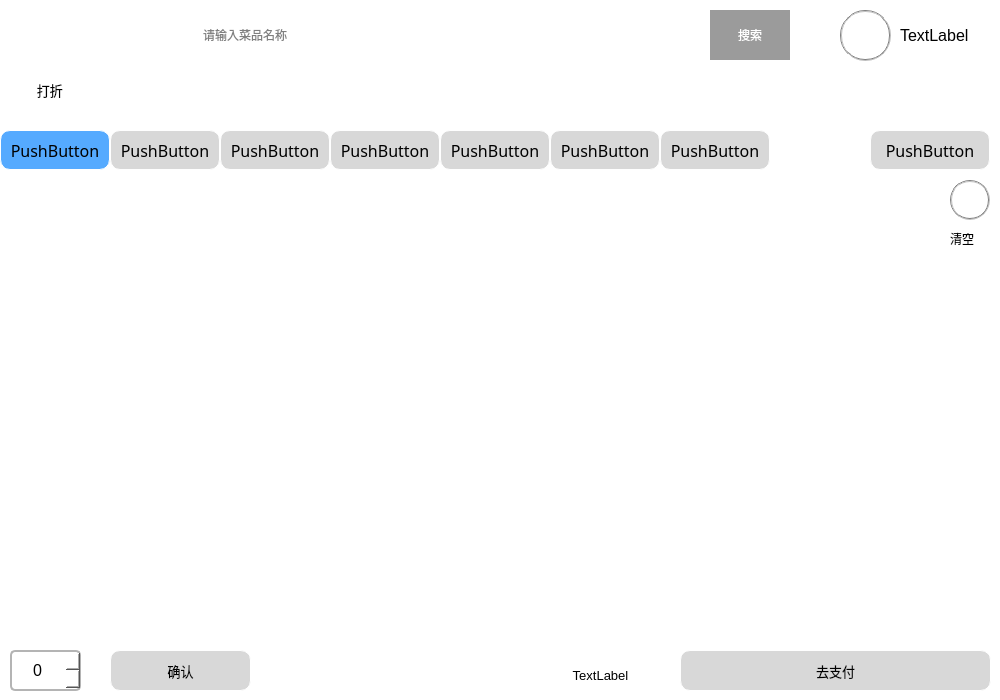
<?xml version="1.0" encoding="UTF-8"?>
<ui version="4.0">
 <class>order</class>
 <widget class="QWidget" name="order">
  <property name="geometry">
   <rect>
    <x>0</x>
    <y>0</y>
    <width>1000</width>
    <height>700</height>
   </rect>
  </property>
  <property name="mouseTracking">
   <bool>true</bool>
  </property>
  <property name="windowTitle">
   <string>Form</string>
  </property>
  <property name="styleSheet">
   <string notr="true">background-color: rgb(255, 255, 255);</string>
  </property>
  <widget class="QListView" name="listView">
   <property name="geometry">
    <rect>
     <x>0</x>
     <y>180</y>
     <width>1000</width>
     <height>451</height>
    </rect>
   </property>
   <property name="styleSheet">
    <string notr="true">border:none;</string>
   </property>
   <property name="selectionMode">
    <enum>QAbstractItemView::SingleSelection</enum>
   </property>
  </widget>
  <widget class="QPushButton" name="allBtn">
   <property name="geometry">
    <rect>
     <x>0</x>
     <y>130</y>
     <width>110</width>
     <height>40</height>
    </rect>
   </property>
   <property name="font">
    <font>
     <family>新宋体</family>
     <pointsize>12</pointsize>
    </font>
   </property>
   <property name="styleSheet">
    <string notr="true">QPushButton:checked
{
	background-color: rgb(85, 170, 255);
	
}
QPushButton{
background-color: rgb(216, 216, 216);
border: 1px solid rgb(255,255,255);
border-radius:10px;

}

</string>
   </property>
   <property name="text">
    <string>PushButton</string>
   </property>
   <property name="checkable">
    <bool>true</bool>
   </property>
   <property name="checked">
    <bool>true</bool>
   </property>
  </widget>
  <widget class="QPushButton" name="riceBtn">
   <property name="geometry">
    <rect>
     <x>110</x>
     <y>130</y>
     <width>110</width>
     <height>40</height>
    </rect>
   </property>
   <property name="font">
    <font>
     <family>新宋体</family>
     <pointsize>12</pointsize>
    </font>
   </property>
   <property name="styleSheet">
    <string notr="true">QPushButton:checked
{
	background-color: rgb(85, 170, 255);
}
QPushButton{
background-color: rgb(216, 216, 216);
border: 1px solid rgb(255,255,255);
border-radius:10px;
}

</string>
   </property>
   <property name="text">
    <string>PushButton</string>
   </property>
   <property name="checkable">
    <bool>true</bool>
   </property>
  </widget>
  <widget class="QPushButton" name="noodleBtn">
   <property name="geometry">
    <rect>
     <x>220</x>
     <y>130</y>
     <width>110</width>
     <height>40</height>
    </rect>
   </property>
   <property name="font">
    <font>
     <family>新宋体</family>
     <pointsize>12</pointsize>
    </font>
   </property>
   <property name="styleSheet">
    <string notr="true">QPushButton:checked
{
	background-color: rgb(85, 170, 255);
}
QPushButton{
background-color: rgb(216, 216, 216);
border: 1px solid rgb(255,255,255);
border-radius:10px;
}

</string>
   </property>
   <property name="text">
    <string>PushButton</string>
   </property>
   <property name="checkable">
    <bool>true</bool>
   </property>
  </widget>
  <widget class="QPushButton" name="soupBtn">
   <property name="geometry">
    <rect>
     <x>330</x>
     <y>130</y>
     <width>110</width>
     <height>40</height>
    </rect>
   </property>
   <property name="font">
    <font>
     <family>新宋体</family>
     <pointsize>12</pointsize>
    </font>
   </property>
   <property name="styleSheet">
    <string notr="true">QPushButton:checked
{
	background-color: rgb(85, 170, 255);
}
QPushButton{
background-color: rgb(216, 216, 216);
border: 1px solid rgb(255,255,255);
border-radius:10px;
}

</string>
   </property>
   <property name="text">
    <string>PushButton</string>
   </property>
   <property name="checkable">
    <bool>true</bool>
   </property>
   <property name="checked">
    <bool>false</bool>
   </property>
  </widget>
  <widget class="QLabel" name="orderLogo">
   <property name="geometry">
    <rect>
     <x>0</x>
     <y>0</y>
     <width>200</width>
     <height>70</height>
    </rect>
   </property>
   <property name="styleSheet">
    <string notr="true">background-image: url(:/new/Pic_/Picture/Logo_Signin.png);</string>
   </property>
   <property name="text">
    <string/>
   </property>
  </widget>
  <widget class="QLineEdit" name="searchEdit">
   <property name="geometry">
    <rect>
     <x>200</x>
     <y>0</y>
     <width>500</width>
     <height>70</height>
    </rect>
   </property>
   <property name="accessibleName">
    <string/>
   </property>
   <property name="styleSheet">
    <string notr="true">border:1px solid rgb(255, 255, 255);
background-color: rgba(255, 255, 255, 155);
font: 12pt &quot;宋体&quot; ;</string>
   </property>
   <property name="inputMask">
    <string/>
   </property>
   <property name="text">
    <string/>
   </property>
   <property name="placeholderText">
    <string>请输入菜品名称</string>
   </property>
  </widget>
  <widget class="QPushButton" name="searchBtn">
   <property name="geometry">
    <rect>
     <x>700</x>
     <y>0</y>
     <width>100</width>
     <height>70</height>
    </rect>
   </property>
   <property name="cursor">
    <cursorShape>PointingHandCursor</cursorShape>
   </property>
   <property name="styleSheet">
    <string notr="true">border:10px solid rgb(255, 255, 255);
background-color: rgb(155, 155, 155);
font: 12pt &quot;宋体&quot; ;
color: rgb(255, 255, 255);
</string>
   </property>
   <property name="text">
    <string>搜索</string>
   </property>
  </widget>
  <widget class="QPushButton" name="checkBtn">
   <property name="geometry">
    <rect>
     <x>680</x>
     <y>650</y>
     <width>311</width>
     <height>41</height>
    </rect>
   </property>
   <property name="font">
    <font>
     <family>Arial</family>
     <pointsize>10</pointsize>
    </font>
   </property>
   <property name="styleSheet">
    <string notr="true">QPushButton:hover
{
	background-color: rgba(255, 180, 126, 155);
}
QPushButton{
background-color: rgb(216, 216, 216);
border: 1px solid rgb(255,255,255);
border-radius:10px;
}</string>
   </property>
   <property name="text">
    <string>去支付</string>
   </property>
  </widget>
  <widget class="QSpinBox" name="spinNum">
   <property name="geometry">
    <rect>
     <x>10</x>
     <y>650</y>
     <width>71</width>
     <height>41</height>
    </rect>
   </property>
   <property name="font">
    <font>
     <family>Arial</family>
     <pointsize>12</pointsize>
    </font>
   </property>
   <property name="styleSheet">
    <string notr="true">border:2px solid rgb(180, 180, 180);
border-radius:5px;</string>
   </property>
   <property name="alignment">
    <set>Qt::AlignCenter</set>
   </property>
  </widget>
  <widget class="QPushButton" name="verifyBtn">
   <property name="geometry">
    <rect>
     <x>110</x>
     <y>650</y>
     <width>141</width>
     <height>41</height>
    </rect>
   </property>
   <property name="font">
    <font>
     <family>Arial</family>
     <pointsize>10</pointsize>
    </font>
   </property>
   <property name="styleSheet">
    <string notr="true">QPushButton:hover
{
	background-color: rgb(85, 170, 255);
}
QPushButton{
background-color: rgb(216, 216, 216);
border: 1px solid rgb(255,255,255);
border-radius:10px;
}</string>
   </property>
   <property name="text">
    <string>确认</string>
   </property>
  </widget>
  <widget class="QPushButton" name="orderBtn">
   <property name="geometry">
    <rect>
     <x>870</x>
     <y>130</y>
     <width>120</width>
     <height>40</height>
    </rect>
   </property>
   <property name="font">
    <font>
     <family>新宋体</family>
     <pointsize>12</pointsize>
    </font>
   </property>
   <property name="styleSheet">
    <string notr="true">QPushButton:checked
{
	background-color: rgb(85, 170, 255);
}
QPushButton{
background-color: rgb(216, 216, 216);
border: 1px solid rgb(255,255,255);
border-radius:10px;
}</string>
   </property>
   <property name="text">
    <string>PushButton</string>
   </property>
   <property name="checkable">
    <bool>true</bool>
   </property>
   <property name="checked">
    <bool>false</bool>
   </property>
  </widget>
  <widget class="QLabel" name="discountPay">
   <property name="geometry">
    <rect>
     <x>550</x>
     <y>660</y>
     <width>101</width>
     <height>31</height>
    </rect>
   </property>
   <property name="font">
    <font>
     <family>Arial</family>
     <pointsize>10</pointsize>
    </font>
   </property>
   <property name="text">
    <string>TextLabel</string>
   </property>
   <property name="alignment">
    <set>Qt::AlignCenter</set>
   </property>
  </widget>
  <widget class="QPushButton" name="snackBtn">
   <property name="geometry">
    <rect>
     <x>440</x>
     <y>130</y>
     <width>110</width>
     <height>40</height>
    </rect>
   </property>
   <property name="font">
    <font>
     <family>新宋体</family>
     <pointsize>12</pointsize>
    </font>
   </property>
   <property name="styleSheet">
    <string notr="true">QPushButton:checked
{
	background-color: rgb(85, 170, 255);
}
QPushButton{
background-color: rgb(216, 216, 216);
border: 1px solid rgb(255,255,255);
border-radius:10px;
}

</string>
   </property>
   <property name="text">
    <string>PushButton</string>
   </property>
   <property name="checkable">
    <bool>true</bool>
   </property>
   <property name="checked">
    <bool>false</bool>
   </property>
  </widget>
  <widget class="QPushButton" name="drinkBtn">
   <property name="geometry">
    <rect>
     <x>550</x>
     <y>130</y>
     <width>110</width>
     <height>40</height>
    </rect>
   </property>
   <property name="font">
    <font>
     <family>新宋体</family>
     <pointsize>12</pointsize>
    </font>
   </property>
   <property name="styleSheet">
    <string notr="true">QPushButton:checked
{
	background-color: rgb(85, 170, 255);
}
QPushButton{
background-color: rgb(216, 216, 216);
border: 1px solid rgb(255,255,255);
border-radius:10px;
}

</string>
   </property>
   <property name="text">
    <string>PushButton</string>
   </property>
   <property name="checkable">
    <bool>true</bool>
   </property>
   <property name="checked">
    <bool>false</bool>
   </property>
  </widget>
  <widget class="QPushButton" name="fireBtn">
   <property name="geometry">
    <rect>
     <x>660</x>
     <y>130</y>
     <width>110</width>
     <height>40</height>
    </rect>
   </property>
   <property name="font">
    <font>
     <family>新宋体</family>
     <pointsize>12</pointsize>
    </font>
   </property>
   <property name="styleSheet">
    <string notr="true">QPushButton:checked
{
	background-color: rgb(85, 170, 255);
}
QPushButton{
background-color: rgb(216, 216, 216);
border: 1px solid rgb(255,255,255);
border-radius:10px;
}

</string>
   </property>
   <property name="text">
    <string>PushButton</string>
   </property>
   <property name="checkable">
    <bool>true</bool>
   </property>
   <property name="checked">
    <bool>false</bool>
   </property>
  </widget>
  <widget class="QLabel" name="discountNew">
   <property name="geometry">
    <rect>
     <x>30</x>
     <y>70</y>
     <width>681</width>
     <height>40</height>
    </rect>
   </property>
   <property name="font">
    <font>
     <family>宋体</family>
     <pointsize>10</pointsize>
    </font>
   </property>
   <property name="styleSheet">
    <string notr="true">background-color: rgb(255, 255, 255);</string>
   </property>
   <property name="text">
    <string>  打折</string>
   </property>
  </widget>
  <widget class="QLabel" name="UserName">
   <property name="geometry">
    <rect>
     <x>900</x>
     <y>20</y>
     <width>91</width>
     <height>30</height>
    </rect>
   </property>
   <property name="font">
    <font>
     <pointsize>12</pointsize>
    </font>
   </property>
   <property name="text">
    <string>TextLabel</string>
   </property>
  </widget>
  <widget class="QLabel" name="notification">
   <property name="geometry">
    <rect>
     <x>0</x>
     <y>70</y>
     <width>30</width>
     <height>30</height>
    </rect>
   </property>
   <property name="styleSheet">
    <string notr="true">background-image: url(:/new/Pic_/Picture/notification.png);</string>
   </property>
   <property name="text">
    <string/>
   </property>
  </widget>
  <widget class="QPushButton" name="userBtn">
   <property name="geometry">
    <rect>
     <x>840</x>
     <y>10</y>
     <width>51</width>
     <height>51</height>
    </rect>
   </property>
   <property name="styleSheet">
    <string notr="true">QPushButton
{
border:2px groove gray;
border-radius:25px;
background-image: url(:/new/Pic_/Picture/user.png);
background-repeat: no-repeat;
background-position: center;
background-color: rgb(255, 255, 255);
}
QPushButton::menu-indicator{image:none;}
QMenu
{
	background-color:rgb(255,255,255);
	border: 3px solid rgb(205,205,205); 
}
QMenu::item
{
	font-size: 10pt;
	color: rgb(0,0,0);
	background-color:rgb(255,255,255);
	padding:16px 16px; 
	

}
QMenu::item::selected
{
	background-color: rgb(205, 205, 205);

}
QMenu::item:pressed 
{
	background-color: rgb(155,155,155); 
}
                         
</string>
   </property>
   <property name="text">
    <string/>
   </property>
   <property name="checkable">
    <bool>true</bool>
   </property>
  </widget>
  <widget class="QPushButton" name="clearBtn">
   <property name="geometry">
    <rect>
     <x>950</x>
     <y>180</y>
     <width>40</width>
     <height>40</height>
    </rect>
   </property>
   <property name="styleSheet">
    <string notr="true">QPushButton
{
border:2px groove gray;
border-radius:20px;
background-image: url(:/new/Pic_/Picture/trash.png);
background-repeat: no-repeat;
background-position: center;
background-color: rgb(255, 255, 255);
}</string>
   </property>
   <property name="text">
    <string/>
   </property>
   <property name="checkable">
    <bool>true</bool>
   </property>
  </widget>
  <widget class="QLabel" name="clearLabel">
   <property name="geometry">
    <rect>
     <x>950</x>
     <y>230</y>
     <width>41</width>
     <height>18</height>
    </rect>
   </property>
   <property name="font">
    <font>
     <family>微软雅黑</family>
     <pointsize>9</pointsize>
    </font>
   </property>
   <property name="text">
    <string>清空</string>
   </property>
  </widget>
 </widget>
 <resources/>
 <connections/>
</ui>
